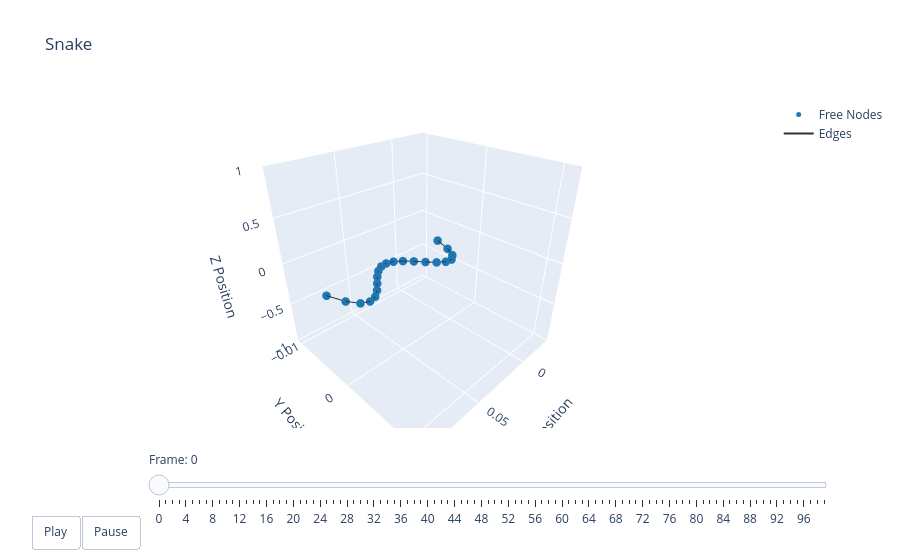

Here is the notebook cell this chart was saved with:
### Code cell
t = np.arange(robot.sim_params.total_time, step=robot.sim_params.dt)
options = dismech.AnimationOptions(title='Snake')

fig = dismech.get_interactive_animation_plotly(robot, t, qs, options)
fig.show()

### Figure 1 — Plotly figure (JSON) as saved in the notebook; plotly's stock layout.template omitted (floating-point values rounded to 4 significant figures)
{"data": [{"marker": {"color": "#1f78b4", "size": 5}, "mode": "markers", "name": "Free Nodes", "type": "scatter3d", "x": [0.001266, 0.005649, 0.01041, 0.01537, 0.02037, 0.02533, 0.03023, 0.03512, 0.04003, 0.04498, 0.04998, 0.05497, 0.05994, 0.06487, 0.06976, 0.07466, 0.0796, 0.08459, 0.08957, 0.0944, 0.09889], "y": [-0.002389, 1.604e-05, 0.001531, 0.002166, 0.002051, 0.001391, 0.0004164, -0.0006473, -0.001599, -0.002275, -0.002565, -0.002422, -0.001871, -0.001003, 3.313e-05, 0.001044, 0.001806, 0.002085, 0.00166, 0.0003711, -0.00183], "z": [0.0, 0.0, 0.0, 0.0, 0.0, 0.0, -0.0, 0.0, 0.0, 0.0, 0.0, 0.0, 0.0, 0.0, 0.0, 0.0, 0.0, 0.0, 0.0, 0.0, 0.0]}, {"marker": {"color": "#e31a1c", "size": 5}, "mode": "markers", "name": "Fixed Nodes", "type": "scatter3d", "x": [], "y": [], "z": []}, {"line": {"color": "#333333", "width": 2}, "mode": "lines", "name": "Edges", "type": "scatter3d", "x": [0.001266, 0.005649, null, 0.005649, 0.01041, null, 0.01041, 0.01537, null, 0.01537, 0.02037, null, 0.02037, 0.02533, null, 0.02533, 0.03023, null, 0.03023, 0.03512, null, 0.03512, 0.04003, null, 0.04003, 0.04498, null, 0.04498, 0.04998, null, 0.04998, 0.05497, null, 0.05497, 0.05994, null, 0.05994, 0.06487, null, 0.06487, 0.06976, null, 0.06976, 0.07466, null, 0.07466, 0.0796, null, 0.0796, 0.08459, null, 0.08459, 0.08957, null, 0.08957, 0.0944, null, 0.0944, 0.09889, null], "y": [-0.002389, 1.604e-05, null, 1.604e-05, 0.001531, null, 0.001531, 0.002166, null, 0.002166, 0.002051, null, 0.002051, 0.001391, null, 0.001391, 0.0004164, null, 0.0004164, -0.0006473, null, -0.0006473, -0.001599, null, -0.001599, -0.002275, null, -0.002275, -0.002565, null, -0.002565, -0.002422, null, -0.002422, -0.001871, null, -0.001871, -0.001003, null, -0.001003, 3.313e-05, null, 3.313e-05, 0.001044, null, 0.001044, 0.001806, null, 0.001806, 0.002085, null, 0.002085, 0.00166, null, 0.00166, 0.0003711, null, 0.0003711, -0.00183, null], "z": [0, 0, null, 0, 0, null, 0, 0, null, 0, 0, null, 0, 0, null, 0, 0, null, 0, 0, null, 0, 0, null, 0, 0, null, 0, 0, null, 0, 0, null, 0, 0, null, 0, 0, null, 0, 0, null, 0, 0, null, 0, 0, null, 0, 0, null, 0, 0, null, 0, 0, null, 0, 0, null]}, {"color": "rgba(166, 206, 227, 0.7)", "i": [], "j": [], "k": [], "name": "Faces", "opacity": 0.7, "showscale": false, "type": "mesh3d", "x": [0.001266, 0.005649, 0.01041, 0.01537, 0.02037, 0.02533, 0.03023, 0.03512, 0.04003, 0.04498, 0.04998, 0.05497, 0.05994, 0.06487, 0.06976, 0.07466, 0.0796, 0.08459, 0.08957, 0.0944, 0.09889], "y": [-0.002389, 1.604e-05, 0.001531, 0.002166, 0.002051, 0.001391, 0.0004164, -0.0006473, -0.001599, -0.002275, -0.002565, -0.002422, -0.001871, -0.001003, 3.313e-05, 0.001044, 0.001806, 0.002085, 0.00166, 0.0003711, -0.00183], "z": [0.0, 0.0, 0.0, 0.0, 0.0, 0.0, -0.0, 0.0, 0.0, 0.0, 0.0, 0.0, 0.0, 0.0, 0.0, 0.0, 0.0, 0.0, 0.0, 0.0, 0.0]}], "layout": {"scene": {"camera": {"eye": {"x": 1.225, "y": 1.225, "z": 1.0}}, "xaxis": {"range": [-0.03181, 0.09889], "title": {"text": "X Position"}}, "yaxis": {"range": [-0.0109, 0.01194], "title": {"text": "Y Position"}}, "zaxis": {"range": [0, 0], "title": {"text": "Z Position"}}}, "sliders": [{"currentvalue": {"prefix": "Frame: "}, "steps": [{"args": [["0"], {"frame": {"duration": 50, "redraw": true}, "mode": "immediate"}], "label": "0", "method": "animate"}, {"args": [["1"], {"frame": {"duration": 50, "redraw": true}, "mode": "immediate"}], "label": "1", "method": "animate"}, {"args": [["2"], {"frame": {"duration": 50, "redraw": true}, "mode": "immediate"}], "label": "2", "method": "animate"}, {"args": [["3"], {"frame": {"duration": 50, "redraw": true}, "mode": "immediate"}], "label": "3", "method": "animate"}, {"args": [["4"], {"frame": {"duration": 50, "redraw": true}, "mode": "immediate"}], "label": "4", "method": "animate"}, {"args": [["5"], {"frame": {"duration": 50, "redraw": true}, "mode": "immediate"}], "label": "5", "method": "animate"}, {"args": [["6"], {"frame": {"duration": 50, "redraw": true}, "mode": "immediate"}], "label": "6", "method": "animate"}, {"args": [["7"], {"frame": {"duration": 50, "redraw": true}, "mode": "immediate"}], "label": "7", "method": "animate"}, {"args": [["8"], {"frame": {"duration": 50, "redraw": true}, "mode": "immediate"}], "label": "8", "method": "animate"}, {"args": [["9"], {"frame": {"duration": 50, "redraw": true}, "mode": "immediate"}], "label": "9", "method": "animate"}, {"args": [["10"], {"frame": {"duration": 50, "redraw": true}, "mode": "immediate"}], "label": "10", "method": "animate"}, {"args": [["11"], {"frame": {"duration": 50, "redraw": true}, "mode": "immediate"}], "label": "11", "method": "animate"}, {"args": [["12"], {"frame": {"duration": 50, "redraw": true}, "mode": "immediate"}], "label": "12", "method": "animate"}, {"args": [["13"], {"frame": {"duration": 50, "redraw": true}, "mode": "immediate"}], "label": "13", "method": "animate"}, {"args": [["14"], {"frame": {"duration": 50, "redraw": true}, "mode": "immediate"}], "label": "14", "method": "animate"}, {"args": [["15"], {"frame": {"duration": 50, "redraw": true}, "mode": "immediate"}], "label": "15", "method": "animate"}, {"args": [["16"], {"frame": {"duration": 50, "redraw": true}, "mode": "immediate"}], "label": "16", "method": "animate"}, {"args": [["17"], {"frame": {"duration": 50, "redraw": true}, "mode": "immediate"}], "label": "17", "method": "animate"}, {"args": [["18"], {"frame": {"duration": 50, "redraw": true}, "mode": "immediate"}], "label": "18", "method": "animate"}, {"args": [["19"], {"frame": {"duration": 50, "redraw": true}, "mode": "immediate"}], "label": "19", "method": "animate"}, {"args": [["20"], {"frame": {"duration": 50, "redraw": true}, "mode": "immediate"}], "label": "20", "method": "animate"}, {"args": [["21"], {"frame": {"duration": 50, "redraw": true}, "mode": "immediate"}], "label": "21", "method": "animate"}, {"args": [["22"], {"frame": {"duration": 50, "redraw": true}, "mode": "immediate"}], "label": "22", "method": "animate"}, {"args": [["23"], {"frame": {"duration": 50, "redraw": true}, "mode": "immediate"}], "label": "23", "method": "animate"}, {"args": [["24"], {"frame": {"duration": 50, "redraw": true}, "mode": "immediate"}], "label": "24", "method": "animate"}, {"args": [["25"], {"frame": {"duration": 50, "redraw": true}, "mode": "immediate"}], "label": "25", "method": "animate"}, {"args": [["26"], {"frame": {"duration": 50, "redraw": true}, "mode": "immediate"}], "label": "26", "method": "animate"}, {"args": [["27"], {"frame": {"duration": 50, "redraw": true}, "mode": "immediate"}], "label": "27", "method": "animate"}, {"args": [["28"], {"frame": {"duration": 50, "redraw": true}, "mode": "immediate"}], "label": "28", "method": "animate"}, {"args": [["29"], {"frame": {"duration": 50, "redraw": true}, "mode": "immediate"}], "label": "29", "method": "animate"}, {"args": [["30"], {"frame": {"duration": 50, "redraw": true}, "mode": "immediate"}], "label": "30", "method": "animate"}, {"args": [["31"], {"frame": {"duration": 50, "redraw": true}, "mode": "immediate"}], "label": "31", "method": "animate"}, {"args": [["32"], {"frame": {"duration": 50, "redraw": true}, "mode": "immediate"}], "label": "32", "method": "animate"}, {"args": [["33"], {"frame": {"duration": 50, "redraw": true}, "mode": "immediate"}], "label": "33", "method": "animate"}, {"args": [["34"], {"frame": {"duration": 50, "redraw": true}, "mode": "immediate"}], "label": "34", "method": "animate"}, {"args": [["35"], {"frame": {"duration": 50, "redraw": true}, "mode": "immediate"}], "label": "35", "method": "animate"}, {"args": [["36"], {"frame": {"duration": 50, "redraw": true}, "mode": "immediate"}], "label": "36", "method": "animate"}, {"args": [["37"], {"frame": {"duration": 50, "redraw": true}, "mode": "immediate"}], "label": "37", "method": "animate"}, {"args": [["38"], {"frame": {"duration": 50, "redraw": true}, "mode": "immediate"}], "label": "38", "method": "animate"}, {"args": [["39"], {"frame": {"duration": 50, "redraw": true}, "mode": "immediate"}], "label": "39", "method": "animate"}, {"args": [["40"], {"frame": {"duration": 50, "redraw": true}, "mode": "immediate"}], "label": "40", "method": "animate"}, {"args": [["41"], {"frame": {"duration": 50, "redraw": true}, "mode": "immediate"}], "label": "41", "method": "animate"}, {"args": [["42"], {"frame": {"duration": 50, "redraw": true}, "mode": "immediate"}], "label": "42", "method": "animate"}, {"args": [["43"], {"frame": {"duration": 50, "redraw": true}, "mode": "immediate"}], "label": "43", "method": "animate"}, {"args": [["44"], {"frame": {"duration": 50, "redraw": true}, "mode": "immediate"}], "label": "44", "method": "animate"}, {"args": [["45"], {"frame": {"duration": 50, "redraw": true}, "mode": "immediate"}], "label": "45", "method": "animate"}, {"args": [["46"], {"frame": {"duration": 50, "redraw": true}, "mode": "immediate"}], "label": "46", "method": "animate"}, {"args": [["47"], {"frame": {"duration": 50, "redraw": true}, "mode": "immediate"}], "label": "47", "method": "animate"}, {"args": [["48"], {"frame": {"duration": 50, "redraw": true}, "mode": "immediate"}], "label": "48", "method": "animate"}, {"args": [["49"], {"frame": {"duration": 50, "redraw": true}, "mode": "immediate"}], "label": "49", "method": "animate"}, {"args": [["50"], {"frame": {"duration": 50, "redraw": true}, "mode": "immediate"}], "label": "50", "method": "animate"}, {"args": [["51"], {"frame": {"duration": 50, "redraw": true}, "mode": "immediate"}], "label": "51", "method": "animate"}, {"args": [["52"], {"frame": {"duration": 50, "redraw": true}, "mode": "immediate"}], "label": "52", "method": "animate"}, {"args": [["53"], {"frame": {"duration": 50, "redraw": true}, "mode": "immediate"}], "label": "53", "method": "animate"}, {"args": [["54"], {"frame": {"duration": 50, "redraw": true}, "mode": "immediate"}], "label": "54", "method": "animate"}, {"args": [["55"], {"frame": {"duration": 50, "redraw": true}, "mode": "immediate"}], "label": "55", "method": "animate"}, {"args": [["56"], {"frame": {"duration": 50, "redraw": true}, "mode": "immediate"}], "label": "56", "method": "animate"}, {"args": [["57"], {"frame": {"duration": 50, "redraw": true}, "mode": "immediate"}], "label": "57", "method": "animate"}, {"args": [["58"], {"frame": {"duration": 50, "redraw": true}, "mode": "immediate"}], "label": "58", "method": "animate"}, {"args": [["59"], {"frame": {"duration": 50, "redraw": true}, "mode": "immediate"}], "label": "59", "method": "animate"}, {"args": [["60"], {"frame": {"duration": 50, "redraw": true}, "mode": "immediate"}], "label": "60", "method": "animate"}, {"args": [["61"], {"frame": {"duration": 50, "redraw": true}, "mode": "immediate"}], "label": "61", "method": "animate"}, {"args": [["62"], {"frame": {"duration": 50, "redraw": true}, "mode": "immediate"}], "label": "62", "method": "animate"}, {"args": [["63"], {"frame": {"duration": 50, "redraw": true}, "mode": "immediate"}], "label": "63", "method": "animate"}, {"args": [["64"], {"frame": {"duration": 50, "redraw": true}, "mode": "immediate"}], "label": "64", "method": "animate"}, {"args": [["65"], {"frame": {"duration": 50, "redraw": true}, "mode": "immediate"}], "label": "65", "method": "animate"}, {"args": [["66"], {"frame": {"duration": 50, "redraw": true}, "mode": "immediate"}], "label": "66", "method": "animate"}, {"args": [["67"], {"frame": {"duration": 50, "redraw": true}, "mode": "immediate"}], "label": "67", "method": "animate"}, {"args": [["68"], {"frame": {"duration": 50, "redraw": true}, "mode": "immediate"}], "label": "68", "method": "animate"}, {"args": [["69"], {"frame": {"duration": 50, "redraw": true}, "mode": "immediate"}], "label": "69", "method": "animate"}, {"args": [["70"], {"frame": {"duration": 50, "redraw": true}, "mode": "immediate"}], "label": "70", "method": "animate"}, {"args": [["71"], {"frame": {"duration": 50, "redraw": true}, "mode": "immediate"}], "label": "71", "method": "animate"}, {"args": [["72"], {"frame": {"duration": 50, "redraw": true}, "mode": "immediate"}], "label": "72", "method": "animate"}, {"args": [["73"], {"frame": {"duration": 50, "redraw": true}, "mode": "immediate"}], "label": "73", "method": "animate"}, {"args": [["74"], {"frame": {"duration": 50, "redraw": true}, "mode": "immediate"}], "label": "74", "method": "animate"}, {"args": [["75"], {"frame": {"duration": 50, "redraw": true}, "mode": "immediate"}], "label": "75", "method": "animate"}, {"args": [["76"], {"frame": {"duration": 50, "redraw": true}, "mode": "immediate"}], "label": "76", "method": "animate"}, {"args": [["77"], {"frame": {"duration": 50, "redraw": true}, "mode": "immediate"}], "label": "77", "method": "animate"}, {"args": [["78"], {"frame": {"duration": 50, "redraw": true}, "mode": "immediate"}], "label": "78", "method": "animate"}, {"args": [["79"], {"frame": {"duration": 50, "redraw": true}, "mode": "immediate"}], "label": "79", "method": "animate"}, {"args": [["80"], {"frame": {"duration": 50, "redraw": true}, "mode": "immediate"}], "label": "80", "method": "animate"}, {"args": [["81"], {"frame": {"duration": 50, "redraw": true}, "mode": "immediate"}], "label": "81", "method": "animate"}, {"args": [["82"], {"frame": {"duration": 50, "redraw": true}, "mode": "immediate"}], "label": "82", "method": "animate"}, {"args": [["83"], {"frame": {"duration": 50, "redraw": true}, "mode": "immediate"}], "label": "83", "method": "animate"}, {"args": [["84"], {"frame": {"duration": 50, "redraw": true}, "mode": "immediate"}], "label": "84", "method": "animate"}, {"args": [["85"], {"frame": {"duration": 50, "redraw": true}, "mode": "immediate"}], "label": "85", "method": "animate"}, {"args": [["86"], {"frame": {"duration": 50, "redraw": true}, "mode": "immediate"}], "label": "86", "method": "animate"}, {"args": [["87"], {"frame": {"duration": 50, "redraw": true}, "mode": "immediate"}], "label": "87", "method": "animate"}, {"args": [["88"], {"frame": {"duration": 50, "redraw": true}, "mode": "immediate"}], "label": "88", "method": "animate"}, {"args": [["89"], {"frame": {"duration": 50, "redraw": true}, "mode": "immediate"}], "label": "89", "method": "animate"}, {"args": [["90"], {"frame": {"duration": 50, "redraw": true}, "mode": "immediate"}], "label": "90", "method": "animate"}, {"args": [["91"], {"frame": {"duration": 50, "redraw": true}, "mode": "immediate"}], "label": "91", "method": "animate"}, {"args": [["92"], {"frame": {"duration": 50, "redraw": true}, "mode": "immediate"}], "label": "92", "method": "animate"}, {"args": [["93"], {"frame": {"duration": 50, "redraw": true}, "mode": "immediate"}], "label": "93", "method": "animate"}, {"args": [["94"], {"frame": {"duration": 50, "redraw": true}, "mode": "immediate"}], "label": "94", "method": "animate"}, {"args": [["95"], {"frame": {"duration": 50, "redraw": true}, "mode": "immediate"}], "label": "95", "method": "animate"}, {"args": [["96"], {"frame": {"duration": 50, "redraw": true}, "mode": "immediate"}], "label": "96", "method": "animate"}, {"args": [["97"], {"frame": {"duration": 50, "redraw": true}, "mode": "immediate"}], "label": "97", "method": "animate"}, {"args": [["98"], {"frame": {"duration": 50, "redraw": true}, "mode": "immediate"}], "label": "98", "method": "animate"}, {"args": [["99"], {"frame": {"duration": 50, "redraw": true}, "mode": "immediate"}], "label": "99", "method": "animate"}], "transition": {"duration": 0}, "x": 0.1, "y": 0}], "title": {"text": "Snake"}, "updatemenus": [{"buttons": [{"args": [null, {"frame": {"duration": 50, "redraw": true}, "fromcurrent": true}], "label": "Play", "method": "animate"}, {"args": [[null], {"frame": {"duration": 0, "redraw": true}, "mode": "immediate"}], "label": "Pause", "method": "animate"}], "direction": "left", "pad": {"r": 10, "t": 87}, "showactive": false, "type": "buttons", "x": 0.1, "xanchor": "right", "y": 0, "yanchor": "top"}]}}
